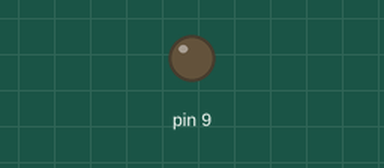
A sketch run on a simulated Arduino Leonardo, built with avr-gcc and run on an emulated ATmega32U4. Parts: output pins drawn as LEDs (lit = HIGH). What the sketch prints to the serial monitor is not drawn.

Above: at 2.05 s.
At 2.35 s:
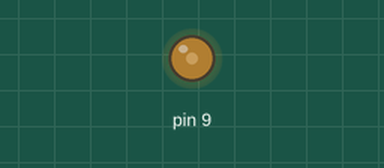
Timing chart, 0 to 9.0 s (numbered marks = the images above):
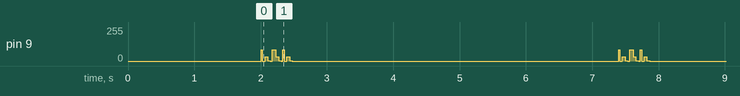

The sketch:

sketch_rawSend.ino.ino
```cpp
/* rawSend.ino Example sketch for IRLib2
 *  Illustrates how to send a code Using raw timings which were captured
 *  from the "rawRecv.ino" sample sketch.  Load that sketch and
 *  capture the values. They will print in the serial monitor. Then you
 *  cut and paste that output into the appropriate section below.
 */
#include <IRLibSendBase.h>    //We need the base code
#include <IRLib_HashRaw.h>    //Only use raw sender

IRsendRaw mySender;

void setup() {
  Serial.begin(9600);
  delay(2000); while (!Serial); //delay for Leonardo
  Serial.println(F("Every time you press a key is a serial monitor we will send."));
}
/* Cut and paste the output from "rawRecv.ino" below here. It will
 * consist of a #define RAW_DATA_LEN statement and an array definition
 * beginning with "uint16_t rawData[RAW_DATA_LEN]= {…" and concludes
 * with "…,1000};"
 */


#define RAW_DATA_LEN 68
uint16_t zero_rawData[RAW_DATA_LEN]={
  8986, 4542, 522, 1686, 522, 586, 522, 1694,
  526, 582, 530, 574, 526, 582, 522, 586,
  526, 1686, 518, 586, 526, 586, 522, 586,
  526, 582, 526, 1686, 522, 1686, 534, 574,
  526, 582, 526, 1714, 506, 574, 522, 586,
  522, 586, 526, 1710, 510, 1686, 518, 582,
  530, 582, 526, 582, 518, 586, 522, 586,
  522, 586, 526, 578, 530, 578, 522, 1694,
  522, 1686, 526, 1000};

uint16_t three_rawData[RAW_DATA_LEN]={
  8990, 4534, 518, 1694, 526, 582, 526, 1686,
  526, 586, 522, 586, 522, 586, 526, 574,
  522, 1722, 498, 582, 526, 582, 518, 590,
  522, 582, 526, 1718, 502, 1686, 518, 586,
  526, 578, 530, 578, 522, 1718, 498, 582,
  530, 1686, 522, 586, 530, 1678, 534, 578,
  522, 586, 522, 586, 522, 586, 526, 582,
  518, 582, 526, 1718, 498, 586, 514, 1694,
  526, 1686, 534, 1000};

uint16_t two_rawData[RAW_DATA_LEN]={
  8990, 4534, 518, 1694, 526, 582, 530, 1686,
  518, 594, 518, 586, 526, 578, 530, 578,
  522, 1722, 494, 586, 526, 578, 522, 582,
  526, 582, 526, 1718, 502, 1686, 526, 578,
  526, 586, 526, 1686, 518, 586, 526, 586,
  522, 1686, 526, 582, 522, 1694, 526, 582,
  518, 590, 518, 586, 526, 578, 530, 578,
  522, 586, 522, 1718, 502, 578, 522, 1694,
  526, 1682, 534, 1000};


/*
 * Cut-and-paste into the area above.
 */

void loop() {
  //if (Serial.read() != -1) {
    //send a code every time a character is received from the
    // serial port. You could modify this sketch to send when you
    // push a button connected to an digital input pin.
    mySender.send(zero_rawData,RAW_DATA_LEN,36);//Pass the buffer,length, optionally frequency
    delay(100);
    mySender.send(three_rawData,RAW_DATA_LEN,36);//Pass the buffer,length, optionally frequency
    delay(100);
    mySender.send(two_rawData,RAW_DATA_LEN,36);//Pass the buffer,length, optionally frequency
    Serial.println(F("Sent signal."));
  //}
  delay(5000);
}
```

Measured:
- by itself, pin 9: repeats every 5.4 s: 0/255 0.04 s, 33/255 0.04 s, 3/255 0.04 s, 0/255 0.03 s, 85/255 0.06 s, 31/255 0.04 s, 3/255 0.04 s, 0/255 0.03 s, 85/255 0.02 s, 0/255 0.04 s, 31/255 0.04 s, 2/255 0.04 s, 0/255 4.9 s, 85/255 0.01 s
